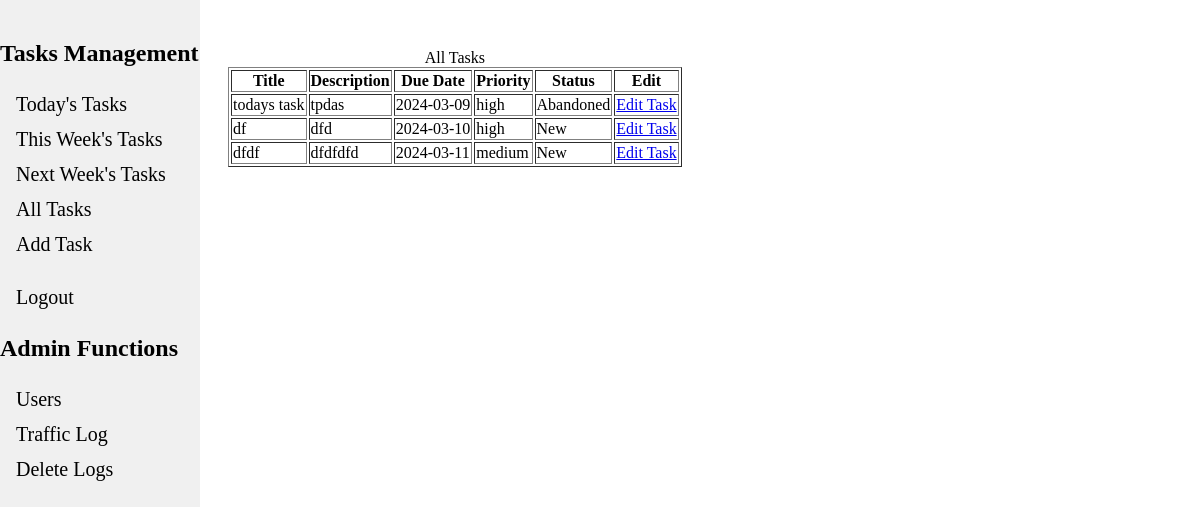
The app's page /list_tasks (signed in), older data.
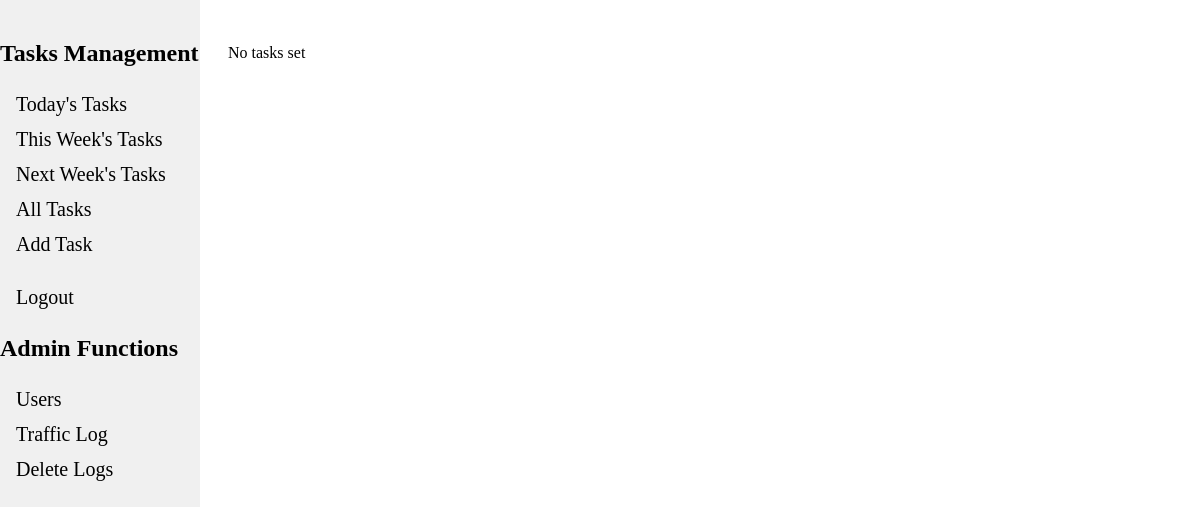
The same page, newer data.
### tables this page shows
CREATE TABLE tasks (
    id INTEGER PRIMARY KEY AUTOINCREMENT,
    user_id INTEGER KEY,
    title TEXT NOT NULL,
    description TEXT,
    due_date DATE,
    priority TEXT DEFAULT 'High',
    status TEXT DEFAULT 'New' /* Can be New, In Progress, Done, Abandoned */
);

### app.py (the view)
@app.route("/list_tasks", methods=["GET", "POST"]) #TODO:
@login_required
def list_tasks():
    form = view_task_form()
    user_id = str(session["user_id"])
    tasks = g.db.execute("""SELECT * FROM tasks WHERE user_id = ?;""", (user_id)).fetchall()
    if form.validate_on_submit():
        print('here')
    return render_template("view_task_form.html",tasks=tasks, form=form, caption='All Tasks')

### app.py (called while the page is built)
@app.before_request
def load_logged_in_user():
    g.user = session.get("user_id", None)
    session_email = session.get("email", None)
    g.is_admin = session.get('is_admin', None) # Could use to gate admin functions
    db = get_db()
    client_ip = request.remote_addr
    endpoint = request.endpoint
    time = datetime.now()
    g.db.execute("""INSERT INTO traffic_logs (time,ip_addr,user_email,endpoint) VALUES (?,?,?,?)""",
            (time,client_ip, session_email, endpoint))
    g.db.commit()

def login_required(view):
    @wraps(view)
    def wrapped_view(*args, **kwargs):
        if g.user is None:
            return redirect(url_for("login", next=request.url))
        return view(*args,**kwargs)
    return wrapped_view

### database.py (called while the page is built)
def get_db():
    if "db" not in g:
        g.db = sqlite3.connect(DATABASE, detect_types=sqlite3.PARSE_DECLTYPES)
        g.db.row_factory = sqlite3.Row
        return g.db

### templates/view_task_form.html (shortened to what this page needs)
{% extends "base.html" %}
{% block content %}
<form action="" method="POST" novalidate>
    {% if tasks %}
    <table border="1">
        <h1><caption>{{ caption }}</caption> </h1>
        <tr>
            <th>Title</th>
            <th>Description</th>
            <th>Due Date</th>
            <th>Priority</th>
            <th>Status</th>
            <th>Edit</th>
        </tr>
        {% for indivTask in tasks %}
        <tr>
            <td class="title">{{ indivTask['title'] }}  </td>
            <td>{{ indivTask['description'] }}</td>
            <td>{{ indivTask['due_date'] }}</td>
            <td>{{ indivTask['priority'] }}</td>
            <td>{{ indivTask['status'] }}</td>
            <td><a href="{{ url_for('edit_task', task_id=indivTask['id']) }}" class="btn btn-primary">Edit Task</a></td>
        </tr>
        {% endfor %}
    </table>
    {% else %}
    <p>No tasks set</p>
    {% endif %}
</form>
{% endblock %}

### templates/base.html (shortened to what this page needs)
<!DOCTYPE html>
<html>
<head>
    <link rel="stylesheet" href="../static/baseStyles.css">
</head>
<body>
<div class="navbar">
    {% if 'user_id' in session %}
    <h2>Tasks Management</h2>
    <a href="{{ url_for('todays_tasks') }}">Today's Tasks</a>
    <a href="{{ url_for('this_week_tasks') }}">This Week's Tasks</a>
    <a href="{{ url_for('next_week_tasks') }}">Next Week's Tasks</a>
    <a href="{{ url_for('list_tasks') }}">All Tasks</a>
    <a href="{{ url_for('add_task') }}">Add Task</a>
    <br>
    <a href="{{ url_for('logout') }}">Logout</a>
    {% else %}
        <a href="{{ url_for('login') }}">Login</a>
        <a href="{{ url_for('register') }}">Register</a>
    {% endif %}
    {% if 'is_admin' in session %}
        <h2>Admin Functions</h2>
        <a href="{{ url_for('list_users') }}">Users</a>
        <a href="{{ url_for('view_logs') }}">Traffic Log</a>
        <a href="{{ url_for('delete_all_logs')}}">Delete Logs</a>
    {% endif%}
</div>
<div style="margin-left: 200px; padding: 20px;">
    {% block content %}
    {% endblock %}
</div>
</body>
</html>

### static/baseStyles.css (style rules this page uses)
.navbar { height: 100%; width: 200px; position: fixed; top: 0; left: 0; background-color: #f0f0f0; overflow-x: hidden; padding-top: 20px; }
.navbar a { padding: 6px 8px 6px 16px; text-decoration: none; font-size: 20px; color: black; display: block; }

Row changes from the older to the newer data that the page shows:
removed tasks: title "todays task", description "tpdas", due_date "2024-03-09", priority "high", status "Abandoned"
removed tasks: title "df", description "dfd", due_date "2024-03-10", priority "high", status "New"
removed tasks: title "dfdf", description "dfdfdfd", due_date "2024-03-11", priority "medium", status "New"
Text that changed along with them:
{{ caption }}: "All Tasks" → (not shown)
text no longer shown: "Title Description Due Date Priority Status Edit"
text now shown: "No tasks set"
